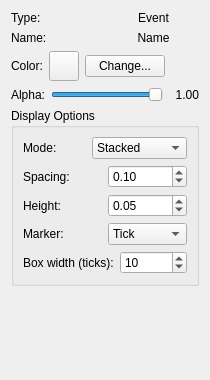
<?xml version="1.0" encoding="UTF-8"?>
<ui version="4.0">
 <class>EventViewer_Widget</class>
 <widget class="QWidget" name="EventViewer_Widget">
  <property name="geometry">
   <rect>
    <x>0</x>
    <y>0</y>
    <width>200</width>
    <height>300</height>
   </rect>
  </property>
  <property name="minimumSize">
   <size>
    <width>0</width>
    <height>380</height>
   </size>
  </property>
  <property name="windowTitle">
   <string>Form</string>
  </property>
  <layout class="QVBoxLayout" name="verticalLayout">
   <item>
    <layout class="QHBoxLayout" name="horizontalLayout">
     <item>
      <widget class="QLabel" name="label_2">
       <property name="text">
        <string>Type:</string>
       </property>
      </widget>
     </item>
     <item>
      <widget class="QLabel" name="label">
       <property name="text">
        <string>Event</string>
       </property>
       <property name="alignment">
        <set>Qt::AlignmentFlag::AlignCenter</set>
       </property>
      </widget>
     </item>
    </layout>
   </item>
   <item>
    <layout class="QHBoxLayout" name="horizontalLayout_2">
     <item>
      <widget class="QLabel" name="label_3">
       <property name="text">
        <string>Name:</string>
       </property>
      </widget>
     </item>
     <item>
      <widget class="QLabel" name="name_label">
       <property name="text">
        <string>Name</string>
       </property>
       <property name="alignment">
        <set>Qt::AlignmentFlag::AlignCenter</set>
       </property>
      </widget>
     </item>
    </layout>
   </item>
   <item>
    <layout class="QHBoxLayout" name="color_layout">
     <item>
      <widget class="QLabel" name="color_label">
       <property name="text">
        <string>Color:</string>
       </property>
      </widget>
     </item>
     <item>
      <widget class="QPushButton" name="color_display_button">
       <property name="minimumSize">
        <size>
         <width>30</width>
         <height>30</height>
        </size>
       </property>
       <property name="maximumSize">
        <size>
         <width>30</width>
         <height>30</height>
        </size>
       </property>
       <property name="text">
        <string/>
       </property>
      </widget>
     </item>
     <item>
      <widget class="QPushButton" name="color_button">
       <property name="text">
        <string>Change...</string>
       </property>
      </widget>
     </item>
     <item>
      <spacer name="horizontalSpacer">
       <property name="orientation">
        <enum>Qt::Orientation::Horizontal</enum>
       </property>
       <property name="sizeHint" stdset="0">
        <size>
         <width>40</width>
         <height>20</height>
        </size>
       </property>
      </spacer>
     </item>
    </layout>
   </item>
   <item>
    <layout class="QHBoxLayout" name="alpha_layout">
     <item>
      <widget class="QLabel" name="alpha_label">
       <property name="text">
        <string>Alpha:</string>
       </property>
      </widget>
     </item>
     <item>
      <widget class="QSlider" name="alpha_slider">
       <property name="minimum">
        <number>0</number>
       </property>
       <property name="maximum">
        <number>100</number>
       </property>
       <property name="value">
        <number>100</number>
       </property>
       <property name="orientation">
        <enum>Qt::Orientation::Horizontal</enum>
       </property>
      </widget>
     </item>
     <item>
      <widget class="QLabel" name="alpha_value_label">
       <property name="minimumSize">
        <size>
         <width>30</width>
         <height>0</height>
        </size>
       </property>
       <property name="text">
        <string>1.00</string>
       </property>
       <property name="alignment">
        <set>Qt::AlignmentFlag::AlignRight|Qt::AlignmentFlag::AlignVCenter</set>
       </property>
      </widget>
     </item>
    </layout>
   </item>
   <item>
    <widget class="QGroupBox" name="display_groupbox">
     <property name="title">
      <string>Display Options</string>
     </property>
     <layout class="QVBoxLayout" name="display_layout">
      <item>
       <layout class="QHBoxLayout" name="mode_layout">
        <item>
         <widget class="QLabel" name="mode_label">
          <property name="text">
           <string>Mode:</string>
          </property>
         </widget>
        </item>
        <item>
         <widget class="QComboBox" name="mode_combo">
          <item>
           <property name="text">
            <string>Stacked</string>
           </property>
          </item>
          <item>
           <property name="text">
            <string>Full Canvas</string>
           </property>
          </item>
         </widget>
        </item>
       </layout>
      </item>
      <item>
       <layout class="QHBoxLayout" name="spacing_layout">
        <item>
         <widget class="QLabel" name="spacing_label">
          <property name="text">
           <string>Spacing:</string>
          </property>
         </widget>
        </item>
        <item>
         <widget class="QDoubleSpinBox" name="spacing_spinbox">
          <property name="minimum">
           <double>0.010000000000000</double>
          </property>
          <property name="maximum">
           <double>1.000000000000000</double>
          </property>
          <property name="singleStep">
           <double>0.010000000000000</double>
          </property>
          <property name="value">
           <double>0.100000000000000</double>
          </property>
         </widget>
        </item>
       </layout>
      </item>
      <item>
       <layout class="QHBoxLayout" name="height_layout">
        <item>
         <widget class="QLabel" name="height_label">
          <property name="text">
           <string>Height:</string>
          </property>
         </widget>
        </item>
        <item>
         <widget class="QDoubleSpinBox" name="height_spinbox">
          <property name="minimum">
           <double>0.010000000000000</double>
          </property>
          <property name="maximum">
           <double>0.500000000000000</double>
          </property>
          <property name="singleStep">
           <double>0.010000000000000</double>
          </property>
          <property name="value">
           <double>0.050000000000000</double>
          </property>
         </widget>
        </item>
       </layout>
      </item>
      <item>
       <layout class="QHBoxLayout" name="glyph_shape_layout">
        <item>
         <widget class="QLabel" name="glyph_shape_label">
          <property name="text">
           <string>Marker:</string>
          </property>
         </widget>
        </item>
        <item>
         <widget class="QComboBox" name="glyph_shape_combo">
          <item>
           <property name="text">
            <string>Tick</string>
           </property>
          </item>
          <item>
           <property name="text">
            <string>Top Line</string>
           </property>
          </item>
          <item>
           <property name="text">
            <string>Box</string>
           </property>
          </item>
         </widget>
        </item>
       </layout>
      </item>
      <item>
       <layout class="QHBoxLayout" name="box_width_layout">
        <item>
         <widget class="QLabel" name="box_width_label">
          <property name="text">
           <string>Box width (ticks):</string>
          </property>
         </widget>
        </item>
        <item>
         <widget class="QSpinBox" name="box_width_spinbox">
          <property name="minimum">
           <number>1</number>
          </property>
          <property name="maximum">
           <number>2147483647</number>
          </property>
          <property name="value">
           <number>10</number>
          </property>
         </widget>
        </item>
       </layout>
      </item>
     </layout>
    </widget>
   </item>
   <item>
    <spacer name="verticalSpacer">
     <property name="orientation">
      <enum>Qt::Orientation::Vertical</enum>
     </property>
     <property name="sizeHint" stdset="0">
      <size>
       <width>20</width>
       <height>40</height>
      </size>
     </property>
    </spacer>
   </item>
  </layout>
 </widget>
 <resources/>
 <connections/>
</ui>
